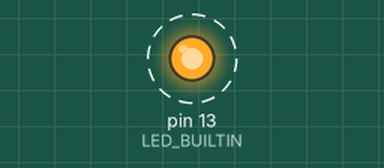
This sketch was run on a simulated Arduino Uno, built with avr-gcc and run on an emulated ATmega328P. Parts: output pins drawn as LEDs (lit = HIGH). Dashed ring = blinking.

Above: at 0.5 s.
Timing chart, 0 to 4.6 s (numbered marks = the images above):
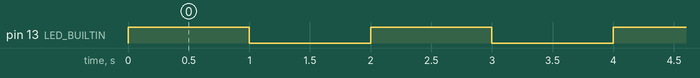

The sketch:

arduino_code.ino
```cpp
int delayms=1000;

void setup() {
  pinMode(LED_BUILTIN, OUTPUT);
}

void loop() {
  digitalWrite(LED_BUILTIN, HIGH);
  delay(delayms);
  digitalWrite(LED_BUILTIN, LOW);
  delay(delayms);
}
```

Measured:
- by itself, pin 13 (LED_BUILTIN): alternates HIGH for 1.0 s and LOW for 1.0 s
